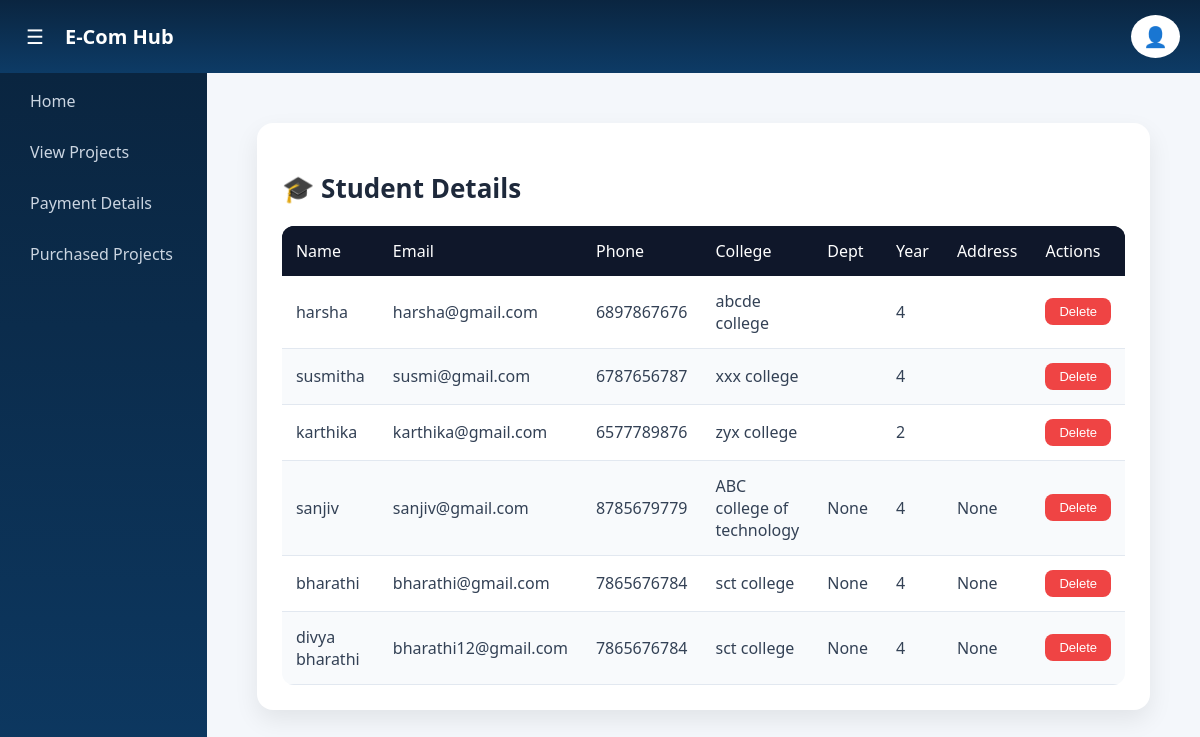
The app's page /students/ (signed in), older data.
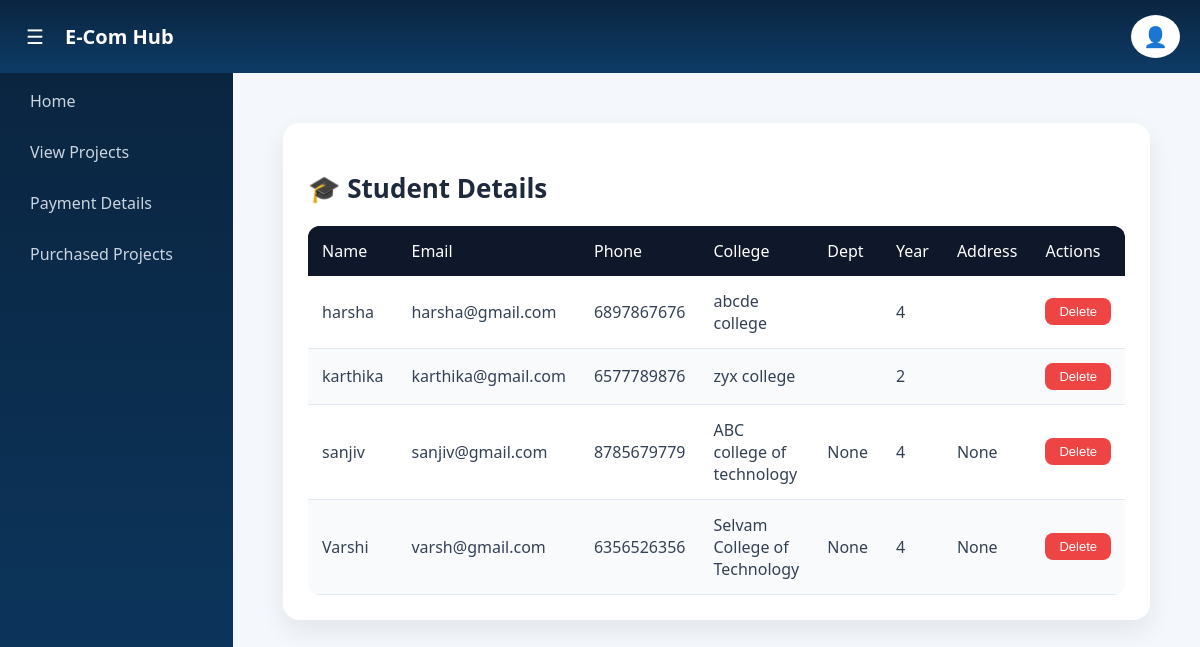
The same page, newer data.
### ecom_app/models.py (models this page shows, shortened)
class CustomUser(AbstractUser):
    ROLE_CHOICES = (
        ('ADMIN', 'Admin'),
        ('STUDENT', 'Student'),
    )
    role = models.CharField(max_length=10, choices=ROLE_CHOICES, default='STUDENT')
    phone_number = models.CharField(max_length=15, null=True, blank=True)
    college_name = models.CharField(max_length=255, null=True, blank=True)
    department = models.CharField(max_length=255, null=True, blank=True)
    year_of_study = models.CharField(max_length=50, null=True, blank=True)
    address = models.TextField(max_length=255, null=True, blank=True)
    city = models.CharField(max_length=100, null=True, blank=True)
    state = models.CharField(max_length=100, null=True, blank=True)
    pincode = models.CharField(max_length=10, null=True, blank=True)
    is_student_registered = models.BooleanField(default=False)
    is_student_registered = models.BooleanField(default=False)

### ecom_app/views.py (the view)
# urls.py: path('students/', views.admin_student_list, name='admin_student_list'),
@login_required
def admin_student_list(request):
    students = CustomUser.objects.filter(is_superuser=False)
    return render(request, 'store/admin_student_list.html', {'students': students})

### ecom_app/templates/store/admin_student_list.html (shortened to what this page needs)
{% extends "store/admin_base.html" %}
{% block content %}
<div class="page-card">
    <h2 class="page-title">🎓 Student Details</h2>
    <table>
        <thead>
            <tr>
                <th>Name</th>
                <th>Email</th>
                <th>Phone</th>
                <th>College</th>
                <th>Dept</th>
                <th>Year</th>
                <th>Address</th>
                <th>Actions</th>
            </tr>
        </thead>
        <tbody>
            {% for student in students %}
            <tr>
                <td data-label="Name">{{ student.username }}</td>
                <td data-label="Email">{{ student.email }}</td>
                <td data-label="Phone">{{ student.phone_number }}</td>
                <td data-label="College">{{ student.college_name }}</td>
                <td data-label="Dept">{{ student.department }}</td>
                <td data-label="Year">{{ student.year_of_study }}</td>
                <td data-label="Address">{{ student.address }}</td>
                <td data-label="Actions">
                    <a href="{% url 'admin_delete_student' student.id %}">
                        <button class="action-btn delete-btn">Delete</button>
                    </a>
                </td>
            </tr>
            {% empty %}
            <tr>
                <td colspan="8" class="no-data">No students found</td>
            </tr>
            {% endfor %}
        </tbody>
    </table>
</div>
{% endblock %}

Row changes from the older to the newer data that the page shows:
removed CustomUser: username "susmitha", email "susmi@gmail.com", phone_number "6787656787", college_name "xxx college", year_of_study "4"
removed CustomUser: username "bharathi", email "bharathi@gmail.com", phone_number "7865676784", college_name "sct college", department "None", year_of_study "4", address "None"
removed CustomUser: username "divya bharathi", email "bharathi12@gmail.com", phone_number "7865676784", college_name "sct college", department "None", year_of_study "4", address "None"
added CustomUser: username "Varshi", email "varsh@gmail.com", phone_number "6356526356", college_name "Selvam College of Technology", department "None", year_of_study "4", address "None"
